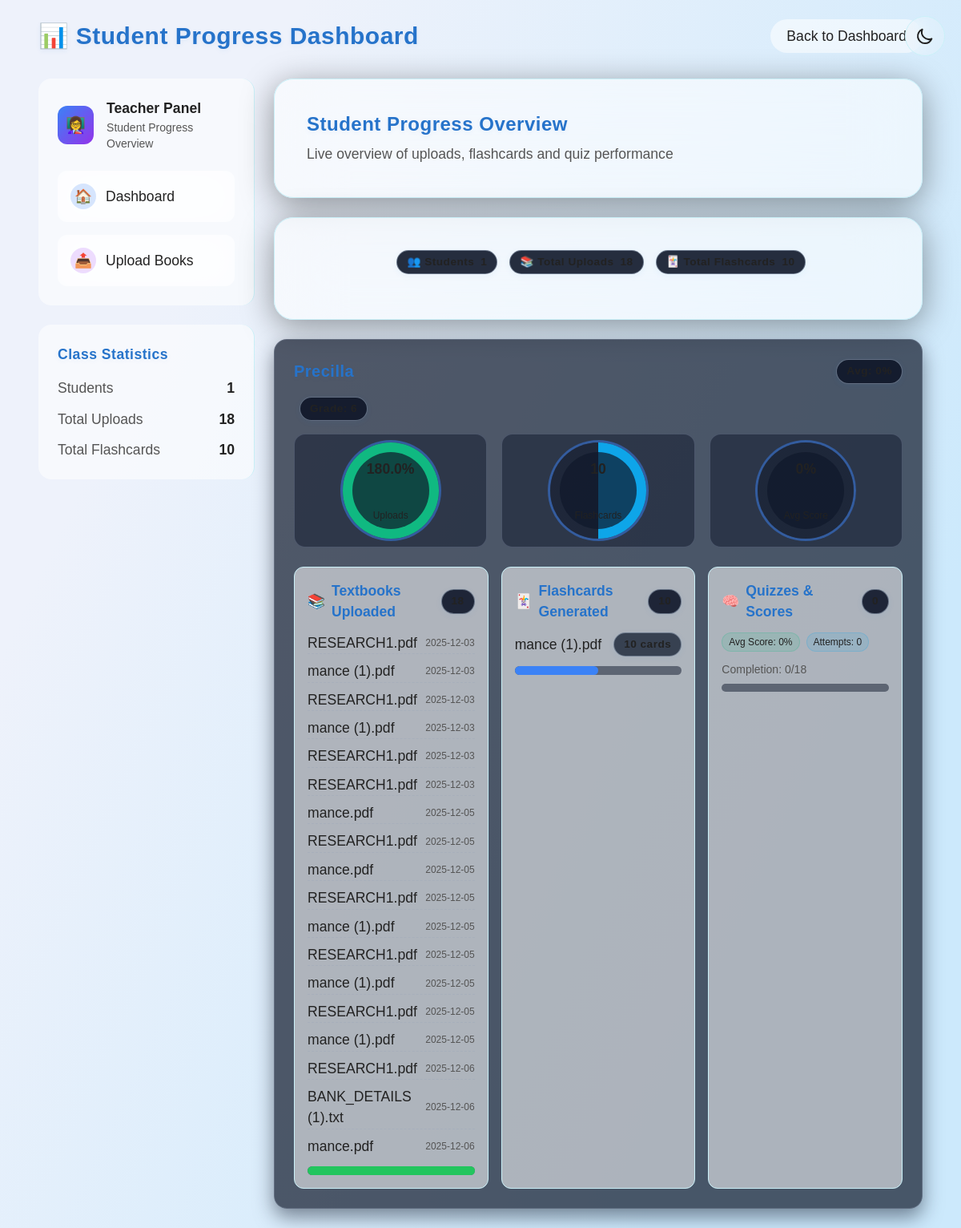
/student_progress?student_id=7 (signed in), run on the app's committed database.
### tables this page shows
CREATE TABLE uploads (
        id INTEGER PRIMARY KEY AUTOINCREMENT,
        student_id INTEGER,
        filename TEXT,
        uploaded_at TEXT,
        FOREIGN KEY(student_id) REFERENCES students(id)
    );

CREATE TABLE flashcards (
        id INTEGER PRIMARY KEY AUTOINCREMENT,
        student_id INTEGER,
        filename TEXT,
        num_flashcards INTEGER,
        created_at TEXT, data TEXT,
        FOREIGN KEY(student_id) REFERENCES students(id)
    );

### app.py (the view)
@app.route("/student_progress")
@login_required(role="teacher")
def student_progress():
    conn = get_db()
    cur = conn.cursor()
    filter_id = request.args.get("student_id")
    if filter_id:
        cur.execute("SELECT * FROM students WHERE id = ?", (filter_id,))
    else:
        cur.execute("SELECT * FROM students")
    students = cur.fetchall()
    progress_data = []
    for student in students:
        student_id = student["id"]
        cur.execute("SELECT * FROM uploads WHERE student_id = ?", (student_id,))
        uploads = cur.fetchall()
        total_uploads = len(uploads)
        cur.execute("SELECT * FROM flashcards WHERE student_id = ?", (student_id,))
        flashcards = cur.fetchall()
        total_flashcards = sum(f['num_flashcards'] for f in flashcards)
        cur.execute("SELECT * FROM quiz_attempts WHERE student_id = ?", (student_id,))
        quizzes = cur.fetchall()
        total_quizzes = len(quizzes)
        avg_score = round(sum(q['score'] for q in quizzes) / total_quizzes, 2) if total_quizzes else 0
        completion_rate = f"{total_quizzes}/{total_uploads}" if total_uploads else "0/0"
        num_audiobooks = len([u for u in uploads if u['filename'].endswith('.mp3')])
        progress_data.append({
            "student": student,
            "uploads": uploads,
            "total_uploads": total_uploads,
            "flashcards": flashcards,
            "total_flashcards": total_flashcards,
            "quizzes": quizzes,
            "total_quizzes": total_quizzes,
            "avg_score": avg_score,
            "completion_rate": completion_rate,
            "num_audiobooks": num_audiobooks
        })
    conn.close()
    return render_template("student_progress.html", progress_data=progress_data, filter_id=filter_id)

### templates/student_progress.html (shortened to what this page needs)
{% extends "base.html" %}
{% block body_class %}relative min-h-screen bg-[radial-gradient(ellipse_at_center,_var(--tw-gradient-stops))] from-gray-950 via-[#0a0d21] to-[#020410] text-white{% endblock %}
{% block content %}
    <div class="fixed-background">
    </div>
    <div class="max-w-6xl mx-auto p-4 md:p-6 relative z-10">
        <div class="flex justify-between items-center mb-8 fade-up">
            <h1 class="text-2xl md:text-3xl font-bold">📊 Student Progress Dashboard</h1>
            <a href="{{ url_for('teacher_dashboard') }}" class="bg-white/10 hover:bg-white/20 rounded-full px-5 py-2 transition-all">
                Back to Dashboard
            </a>
        </div>
        <div class="flex flex-col lg:flex-row gap-6">
            <div class="w-full lg:w-1/4 fade-up">
                <div class="bg-white/5 backdrop-blur-xl border-r border-white/10 rounded-2xl p-6 mb-6">
                    <div class="flex items-center gap-4 mb-6">
                        <div class="w-12 h-12 rounded-xl bg-gradient-to-br from-blue-500 to-purple-600 flex items-center justify-center">
                            <span class="text-xl">👩‍🏫</span>
                        </div>
                        <div>
                            <div class="font-bold">Teacher Panel</div>
                            <div class="text-gray-400 text-sm">Student Progress Overview</div>
                        </div>
                    </div>
                    <div class="space-y-4">
                        <a href="{{ url_for('teacher_dashboard') }}" class="block bg-white/10 backdrop-blur-xl rounded-xl p-4 hover:bg-white/20 transition-all duration-300 hover:scale-[1.02]">
                            <div class="flex items-center gap-3">
                                <div class="w-8 h-8 rounded-full bg-blue-500/20 flex items-center justify-center">
                                    <span>🏠</span>
                                </div>
                                <span>Dashboard</span>
                            </div>
                        </a>
                        <a href="{{ url_for('upload_books') }}" class="block bg-white/10 backdrop-blur-xl rounded-xl p-4 hover:bg-white/20 transition-all duration-300 hover:scale-[1.02]">
                            <div class="flex items-center gap-3">
                                <div class="w-8 h-8 rounded-full bg-purple-500/20 flex items-center justify-center">
                                    <span>📤</span>
                                </div>
                                <span>Upload Books</span>
                            </div>
                        </a>
                    </div>
                </div>
                <div class="bg-white/5 backdrop-blur-xl border-r border-white/10 rounded-2xl p-6">
                    <h3 class="font-bold mb-4">Class Statistics</h3>
                    <div class="space-y-3">
                        <div class="flex justify-between">
                            <span class="text-gray-300">Students</span>
                            <span class="font-bold">{{ progress_data|length }}</span>
                        </div>
                        <div class="flex justify-between">
                            <span class="text-gray-300">Total Uploads</span>
                            <span class="font-bold">{{ progress_data|sum(attribute='total_uploads') }}</span>
                        </div>
                        <div class="flex justify-between">
                            <span class="text-gray-300">Total Flashcards</span>
                            <span class="font-bold">{{ progress_data|sum(attribute='total_flashcards') }}</span>
                        </div>
                    </div>
                </div>
            </div>
            <div class="w-full lg:w-3/4">
                <div class="bg-white/10 backdrop-blur-2xl border border-white/10 shadow-[0_8px_40px_rgba(0,0,0,0.4)] rounded-3xl p-8 md:p-10 mb-6 fade-up-delay-1">
                    <h2 class="text-xl md:text-2xl font-bold mb-2">Student Progress Overview</h2>
                    <p class="text-gray-300">Live overview of uploads, flashcards and quiz performance</p>
                </div>
                <div class="bg-white/10 backdrop-blur-2xl border border-white/10 shadow-[0_8px_40px_rgba(0,0,0,0.4)] rounded-3xl p-8 md:p-10 mb-6 fade-up-delay-1">
                    <div class="flex flex-wrap gap-2 justify-center mb-4">
                        <div class="badge"><span>👥 Students</span><span class="ml-2 font-bold">{{ progress_data|length }}</span></div>
                        <div class="badge"><span>📚 Total Uploads</span><span class="ml-2 font-bold">{{ progress_data|sum(attribute='total_uploads') }}</span></div>
                        <div class="badge"><span>🃏 Total Flashcards</span><span class="ml-2 font-bold">{{ progress_data|sum(attribute='total_flashcards') }}</span></div>
                    </div>
                </div>
                <div class="space-y-6">
                    {% for p in progress_data %}
                    <div class="card rounded-2xl fade-up">
                        <div class="p-6">
                            <div class="flex justify-between items-center mb-4">
                                <h3 class="text-xl font-bold">{{ p.student.name }}</h3>
                                <div class="badge">Avg: {{ p.avg_score }}%</div>
                            </div>
                            <div class="flex items-center gap-2 mb-4">
                                <span class="badge">Grade: {{ p.student.grade or '-' }}</span>
                            </div>
                            <div class="ring-grid mb-6">
                                <div class="ring-card">
                                    <div class="ring" style="--p: {{ (p.total_uploads/10*100)|round(1) }}; --ring-color: #10b981;">
                                        <div class="label">{{ (p.total_uploads/10*100)|round(0) }}%</div>
                                        <div class="sub">Uploads</div>
                                    </div>
                                </div>
                                <div class="ring-card">
                                    <div class="ring" style="--p: {{ (p.total_flashcards/20*100)|round(1) }}; --ring-color: #0ea5e9;">
                                        <div class="label">{{ p.total_flashcards }}</div>
                                        <div class="sub">Flashcards</div>
                                    </div>
                                </div>
                                <div class="ring-card">
                                    <div class="ring" style="--p: {{ (p.avg_score)|round(1) }}; --ring-color: #d946ef;">
                                        <div class="label">{{ p.avg_score }}%</div>
                                        <div class="sub">Avg Score</div>
                                    </div>
                                </div>
                            </div>
                            <div class="grid grid-cols-1 md:grid-cols-3 gap-4">
                                <div class="bg-white/5 border border-white/10 rounded-xl p-4">
                                    <h4 class="section-title mb-3 flex items-center gap-2">
                                        <span>📚</span> Textbooks Uploaded
                                        <span class="badge">{{ p.total_uploads }}</span>
                                    </h4>
                                    <ul class="space-y-2 mb-3">
                                        {% for u in p.uploads %}
                                        <li class="list-group-item flex justify-between items-center">
                                            <span class="text-truncate" style="max-width:70%">{{ u.filename }}</span>
                                            <small class="text-gray-400 text-xs">
                                                {% if u.uploaded_at %}
                                                    {{ u.uploaded_at.split('T')[0] if 'T' in u.uploaded_at else u.uploaded_at[:10] }}
                                                {% else %}
                                                    Unknown date
                                                {% endif %}
                                            </small>
                                        </li>
                                        {% endfor %}
                                    </ul>
                                    <div class="progress" title="Uploads">
                                        <div class="progress-bar bg-green-500 width-style" role="progressbar" style="--width-value: {{ (p.total_uploads/10)*100 }}%" aria-valuenow="{{ p.total_uploads }}" aria-valuemin="0" aria-valuemax="10"></div>
                                    </div>
                                </div>
                                <div class="bg-white/5 border border-white/10 rounded-xl p-4">
                                    <h4 class="section-title mb-3 flex items-center gap-2">
                                        <span>🃏</span> Flashcards Generated
                                        <span class="badge">{{ p.total_flashcards }}</span>
                                    </h4>
                                    <ul class="space-y-2 mb-3">
                                        {% for f in p.flashcards %}
                                        <li class="list-group-item flex justify-between items-center">
                                            <span class="text-truncate" style="max-width:70%">{{ f.filename }}</span>
                                            <span class="badge bg-gray-700">{{ f.num_flashcards }} cards</span>
                                        </li>
                                        {% endfor %}
                                    </ul>
                                    <div class="progress" title="Flashcards">
                                        <div class="progress-bar bg-blue-500 width-style" role="progressbar" style="--width-value: {{ (p.total_flashcards/20)*100 }}%" aria-valuenow="{{ p.total_flashcards }}" aria-valuemin="0" aria-valuemax="20"></div>
                                    </div>
                                </div>
                                <div class="bg-white/5 border border-white/10 rounded-xl p-4">
                                    <h4 class="section-title mb-3 flex items-center gap-2">
                                        <span>🧠</span> Quizzes & Scores
                                        <span class="badge">{{ p.total_quizzes }}</span>
                                    </h4>
                                    <div class="flex items-center gap-2 mb-3">
                                        <span class="badge-soft">Avg Score: {{ p.avg_score }}%</span>
                                        <span class="badge-soft-info">Attempts: {{ p.total_quizzes }}</span>
                                    </div>
                                    <div class="text-gray-400 text-sm mb-2">Completion: {{ p.completion_rate }}</div>
                                    <div class="progress" title="Quizzes">
                                    </div>
                                </div>
                            </div>
                        </div>
                    </div>
                    {% endfor %}
                </div>
            </div>
        </div>
    </div>
{% endblock %}

### data on the page
uploads: filename "RESEARCH1.pdf", uploaded_at "2025-12-03"
uploads: filename "mance (1).pdf", uploaded_at "2025-12-03"
uploads: filename "RESEARCH1.pdf", uploaded_at "2025-12-03"
uploads: filename "mance (1).pdf", uploaded_at "2025-12-03"
uploads: filename "RESEARCH1.pdf", uploaded_at "2025-12-03"
uploads: filename "RESEARCH1.pdf", uploaded_at "2025-12-03"
uploads: filename "mance.pdf", uploaded_at "2025-12-05"
uploads: filename "RESEARCH1.pdf", uploaded_at "2025-12-05"
uploads: filename "mance.pdf", uploaded_at "2025-12-05"
uploads: filename "RESEARCH1.pdf", uploaded_at "2025-12-05"
uploads: filename "mance (1).pdf", uploaded_at "2025-12-05"
uploads: filename "RESEARCH1.pdf", uploaded_at "2025-12-05"
uploads: filename "mance (1).pdf", uploaded_at "2025-12-05"
uploads: filename "RESEARCH1.pdf", uploaded_at "2025-12-05"
uploads: filename "mance (1).pdf", uploaded_at "2025-12-05"
uploads: filename "RESEARCH1.pdf", uploaded_at "2025-12-06"
uploads: filename "BANK_DETAILS (1).txt", uploaded_at "2025-12-06"
uploads: filename "mance.pdf", uploaded_at "2025-12-06"
flashcards: filename "mance (1).pdf", num_flashcards "10"

### other printed values
{{ progress_data|length }} "1"
{{ progress_data|sum(attribute='total_uploads') }} "18"
{{ progress_data|sum(attribute='total_flashcards') }} "10"
{{ (p.total_uploads/10*100)|round(0) }} "180.0"
{{ p.total_flashcards }} "10"
{{ p.avg_score }} "0"
{{ p.total_quizzes }} "0"
{{ p.completion_rate }} "0/18"
